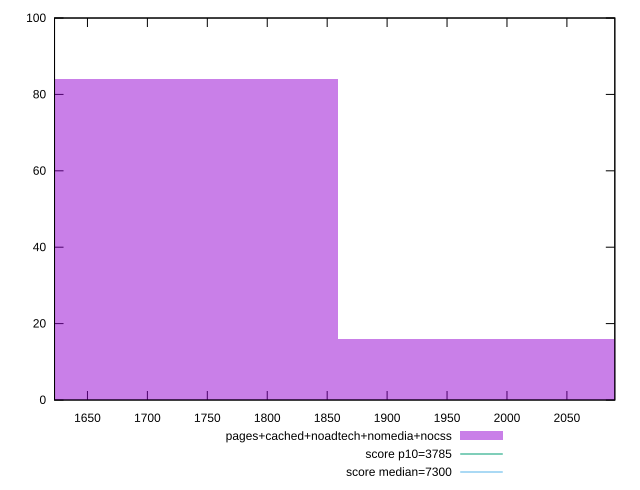

Generate this figure with gnuplot:
reset

$pagesCachedNoadtechNomediaNocss <<EOF
1983.159019361198 16
1735.2641419410484 84
EOF

set key outside below
set boxwidth 247.89487742014975
set xrange [1622.5395000000003:2089.98]
set yrange [0:100]
set trange [0:100]
set style fill transparent solid 0.5 noborder

set parametric
set terminal svg size 640, 490 enhanced background rgb 'white'
set output "report_00021_2021-02-20T09:16:39.615Z/interactive/comparison/histogram/4_vs_5.svg"

plot $pagesCachedNoadtechNomediaNocss title "pages+cached+noadtech+nomedia+nocss" with boxes, \
     3785,t title "score p10=3785", \
     7300,t title "score median=7300"

reset
